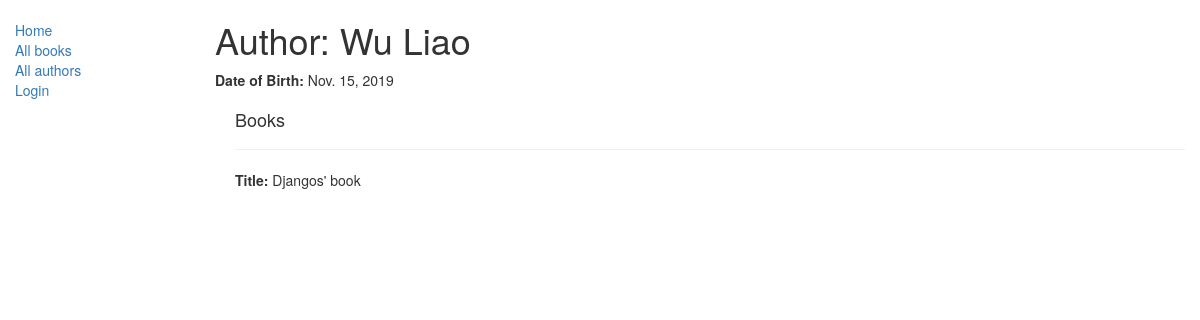
The app's page /catalog/author/1 with its own data.
### catalog/models.py (models this page shows, shortened)
class Author(models.Model):
      first_name = models.CharField(max_length=100)
      last_name = models.CharField(max_length=100)
      date_of_birth = models.DateField(null=True, blank=True)
      date_of_death = models.DateField('death', null=True, blank=True)
      class Meta:
          ordering=['last_name']

class Book(models.Model):
       title = models.CharField(max_length=200)
       author = models.ForeignKey('Author', on_delete=models.SET_NULL, null=True)
       summary = models.TextField(max_length=1000, help_text="Enter a brief description of the book")
       isbn = models.CharField('ISBN',max_length=13, help_text='13 Character <a href="https://www.isbn-international.org/content/what-isbn">ISBN number</a>')
       genre = models.ManyToManyField(Genre, help_text="Select a genre for this book")
       def display_genre(self):
           """
           Creates a string for the Genre. This is required to display genre in Admin.
           """
           return ', '.join([ genre.name for genre in self.genre.all()[:3] ])
       display_genre.short_description = 'Genre'

### catalog/views.py (the view)
# urls.py: path('author/<int:pk>', views.AuthorDetailView.as_view(), name='author-detail'),
class AuthorDetailView(generic.DetailView):
         model = Author

### catalog/templates/catalog/author_detail.html
{% extends "base_generic.html" %}
{% block content %}
<h1>Author: {{ author.first_name }} {{ author.last_name }}</h1>
  <p><strong>Date of Birth:</strong> {{ author.date_of_birth }} </p>
  <div style="margin-left:20px;margin-top:20px">
    <h4>Books</h4>
    {% for book in author.book_set.all %}
    <hr>
    <p><strong>Title:</strong> {{book.title}}</p>
    {% endfor %}
  </div>
{% endblock %}

### records on screen
Author: first_name "Wu", last_name "Liao", date_of_birth "Nov. 15, 2019"
Book: title "Djangos' book"
